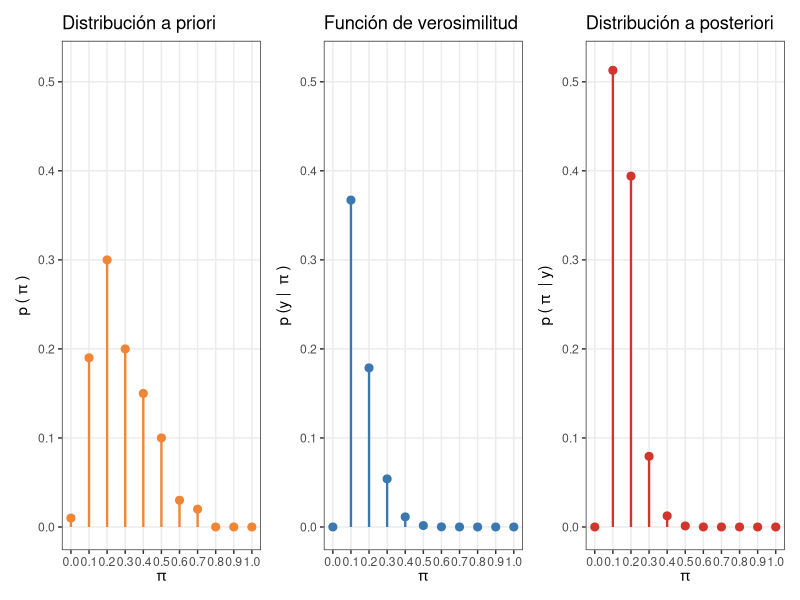
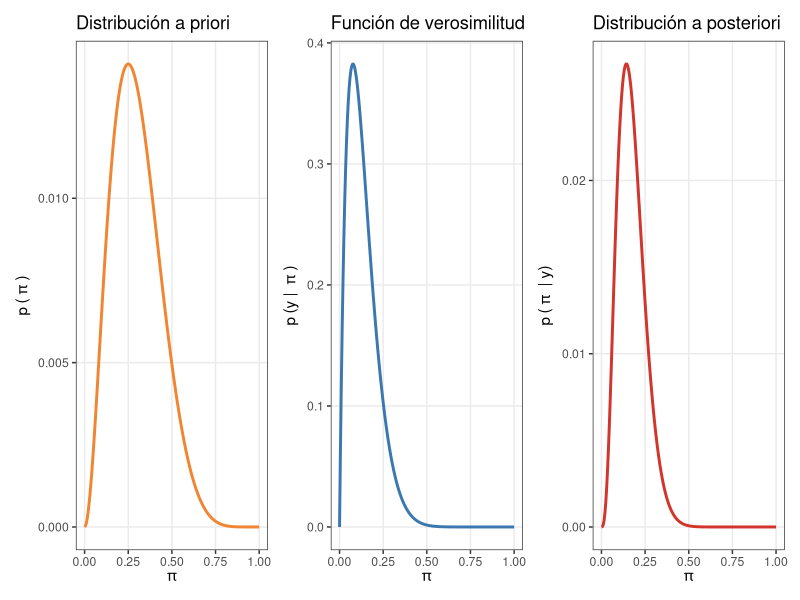

Here is the R script that generated these plots, in order:
## ---- chunk 1
library(ggplot2)
library(patchwork)

colores <- c("#f08533", "#3b78b0", "#d1352c")
## ---- chunk 2
#| fig-align: center
#| fig-height: 3.75
#| fig-width: 10
#| fig-dpi: 300
# Determinar grilla de puntos
pi_grid <- seq(0, 1, length.out = 11)
print(pi_grid)

# Especificar prior
# Tenemos $1000 y los dividimos en los diferentes valores de "pi"
prior_ <- c(10, 190, 300, 200, 150, 100, 30, 20, 0, 0, 0)
prior <- prior_ / sum(prior_)

# Recolectar datos
cantidad_de_galletitas <- 13 # n
cantidad_de_melbas <- 1      # y

# Calcular verosimilitud para cada valor de "pi" en la grilla
likelihood <- dbinom(
  cantidad_de_melbas,
  cantidad_de_galletitas,
  pi_grid
)

# Obtener posterior
posterior_ <- prior * likelihood
posterior <- posterior_ / sum(posterior_) # normalización

# Graficar prior
plt_prior <- data.frame(x = pi_grid, y = prior) |>
  ggplot() +
  geom_segment(aes(x = x, xend = x, y = 0, yend = y), color = colores[1], linewidth = 0.8) +
  geom_point(aes(x = x, y = y), , color = colores[1], size = 2.4) +
  scale_y_continuous(breaks = c(0, 0.1, 0.2, 0.3, 0.4, 0.5), limits = c(0, 0.52)) +
  scale_x_continuous(breaks = pi_grid) +
  labs(
    x = expression(pi),
    y = expression(p ~ "(" ~ pi ~ ")"),
    title = "Distribución a priori"
  ) +
  theme_bw() +
  theme(panel.grid.minor = element_blank())

# Graficar verosimilitud
plt_likelihood <- data.frame(x = pi_grid, y = likelihood) |>
  ggplot() +
  geom_segment(aes(x = x, xend = x, y = 0, yend = y), color = colores[2], linewidth = 0.8) +
  geom_point(aes(x = x, y = y), , color = colores[2], size = 2.4) +
  scale_y_continuous(breaks = c(0, 0.1, 0.2, 0.3, 0.4, 0.5), limits = c(0, 0.52)) +
  scale_x_continuous(breaks = pi_grid) +
  labs(
    x = expression(pi),
    y = expression(p ~ "(y | " ~ pi ~ ")"),
    title = "Función de verosimilitud"
  ) +
  theme_bw() +
  theme(panel.grid.minor = element_blank())

# Graficar posterior
plt_posterior <- data.frame(x = pi_grid, y = posterior) |>
  ggplot() +
  geom_segment(aes(x = x, xend = x, y = 0, yend = y), color = colores[3], linewidth = 0.8) +
  geom_point(aes(x = x, y = y), , color = colores[3], size = 2.4) +
  scale_y_continuous(breaks = c(0, 0.1, 0.2, 0.3, 0.4, 0.5), limits = c(0, 0.52)) +
  scale_x_continuous(breaks = pi_grid) +
  labs(
    x = expression(pi),
    y = expression(p ~ "(" ~ pi ~ " | y)"),
    title = "Distribución a posteriori"
  ) +
  theme_bw() +
  theme(panel.grid.minor = element_blank())

# Concatenar graficos
plt_prior | plt_likelihood | plt_posterior
## ---- chunk 3
#| fig-align: center
#| fig-height: 3.75
#| fig-width: 10
#| fig-dpi: 300
# Determinar grilla de puntos
pi_grid <- seq(0, 1, length.out = 200)

# Obtener prior
prior_ <- dbeta(pi_grid, 3, 7)
prior <- prior_ / sum(prior_)

# Calcular verosimilitud para cada valor de "pi"
likelihood <- dbinom(
  cantidad_de_melbas,
  cantidad_de_galletitas,
  pi_grid
)

# Obtener posterior
posterior_ <- prior * likelihood
posterior <- posterior_ / sum(posterior_)

# Graficar prior
plt_prior <- data.frame(x = pi_grid, y = prior) |>
  ggplot() +
  geom_line(aes(x = x, y = y), color = colores[1], linewidth = 1) +
  labs(
    x = expression(pi),
    y = expression(p ~ "(" ~ pi ~ ")"),
    title = "Distribución a priori"
  ) +
  theme_bw() +
  theme(panel.grid.minor = element_blank())

# Graficar verosimilitud
plt_likelihood <- data.frame(x = pi_grid, y = likelihood) |>
  ggplot() +
  geom_line(aes(x = x, y = y), color = colores[2], linewidth = 1) +
  labs(
    x = expression(pi),
    y = expression(p ~ "(y | " ~ pi ~ ")"),
    title = "Función de verosimilitud"
  ) +
  theme_bw() +
  theme(panel.grid.minor = element_blank())

# Graficar posterior
plt_posterior <- data.frame(x = pi_grid, y = posterior) |>
  ggplot() +
  geom_line(aes(x = x, y = y), color = colores[3], linewidth = 1) +
  labs(
    x = expression(pi),
    y = expression(p ~ "(" ~ pi ~ " | y)"),
    title = "Distribución a posteriori"
  ) +
  theme_bw() +
  theme(panel.grid.minor = element_blank())

# Concatenar graficos
plt_prior | plt_likelihood | plt_posterior
